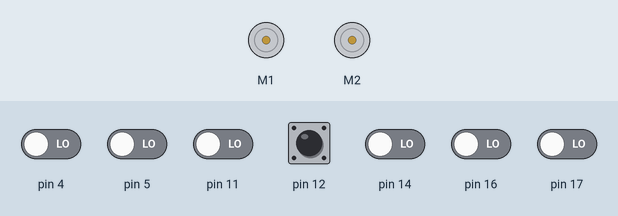
Simulated run of this sketch. Board: Arduino Uno, built with avr-gcc and run on an emulated ATmega328P. On the bench: 2 × DC motor (green arrow = forward, orange = backward, longer = faster). The inputs (shaded band) are chosen by the test bench; at power-on: pin 12 HIGH, pin 4, pin 5, pin 11, pin 14, pin 16, pin 17 LOW.

Above: at 0.8 s.
0.9 s: pin 12 pulled LOW for 0.15 s
4.0 s: pin 4 driven HIGH and pin 5 driven HIGH
At 6.7 s:
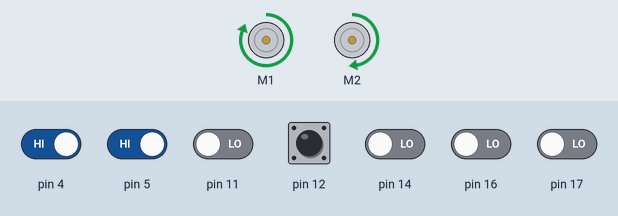
7.0 s: pin 4 driven LOW
10.0 s: pin 4 driven HIGH
At 11.0 s:
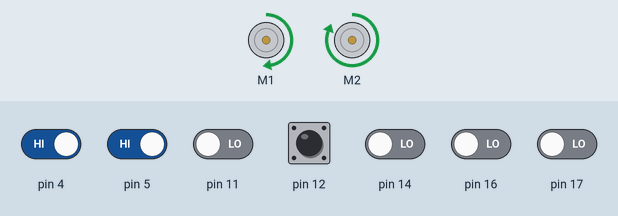
13.0 s: pin 5 driven LOW
At 13.25 s:
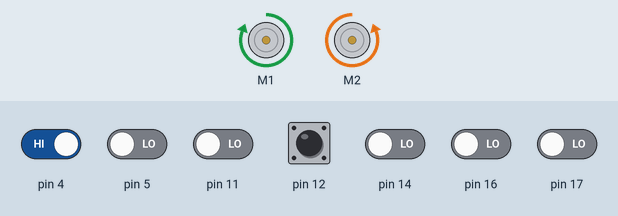
16.0 s: pin 5 driven HIGH
Timing chart, 0 to 20.0 s (numbered marks = the images above; inputs shaded):
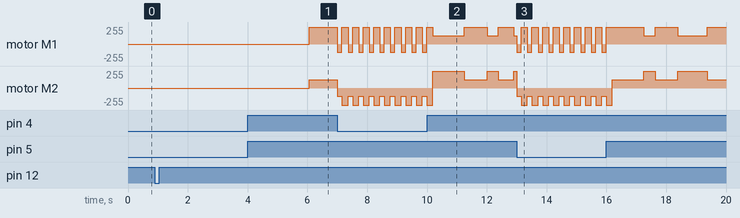

Measured:
- after the input at 0.9 s, every drawn part: stays the same
- after the input at 13.0 s, motor M1: alternates forward 255/255 for 0.20 s and backward 127/255 for 0.15 s, starting at once; motor M2: alternates backward 255/255 for 0.20 s and backward 127/255 for 0.15 s, starting at once

The sketch:

simple_zumo.ino
```cpp
#include <Pushbutton.h>
#include <QTRSensors.h>
#include <ZumoMotors.h>
#include <ZumoReflectanceSensorArray.h>
#include <LinkedList.h>

#define NUM_SENSORS 6
unsigned int sensor_values[NUM_SENSORS];

Pushbutton button(ZUMO_BUTTON);
ZumoMotors motors;
ZumoReflectanceSensorArray sensors;

const char *TEST_STRING = "LINUSJONTE";

struct HalNine;

struct MoveDesc {
  uint32_t (*func)(struct HalNine*);
};

struct HalNine {
  float power;
  float turn;

  uint32_t leftInMove;
  uint32_t lastUpdated;

  LinkedList<MoveDesc> moveQueue;
};

/**** SET TIMEOUT ****/

struct SetTimeoutItem {
  uint32_t pit;
  void (*func)(void *);
  void *userData;
};

LinkedList<SetTimeoutItem> _setTimeoutQueue;

void setTimeout (void (*func)(void *), uint32_t delay, void *userData) {
  SetTimeoutItem theItem;

  theItem.pit = millis() + delay;
  theItem.func = func;
  theItem.userData = userData;

  _setTimeoutQueue.add(theItem);
}

void setTimeout (void (*func)(void *), uint32_t delay) {
  setTimeout(func, delay, NULL);
}

void triggerSetTimeout () {
  int theTime = millis();
  int theSize = _setTimeoutQueue.size();

  for (int i = 0; i < theSize; i++) {
    Serial.println("SET TIMEOUT LOOP");
    SetTimeoutItem theItem = _setTimeoutQueue.get(i);

    if (theItem.pit <= theTime) {
      Serial.println("SET TIMEOUT TRIGGER");
      theItem.func(theItem.userData);
      _setTimeoutQueue.remove(i);
      theSize--;
      i--;
    }
  }
}


uint32_t rnd (uint32_t _max) {
  return (millis() % _max);
}


/**** CONSOLE LOG ****/
void consoleLog(void *userData) {
  char *output = (char *) userData;

  Serial.print("> ");
  Serial.println(output);
}


uint32_t move_turn90left (struct HalNine *robot) {
  robot->power = 1;
  robot->turn = -0.5;

  return 350 + rnd(200);
}

uint32_t move_turn90right (struct HalNine *robot) {
  robot->power = 1;
  robot->turn = 0.5;

  return 350 + rnd(200);
}

uint32_t move_aBitForward (struct HalNine *robot) {
  robot->power = 1;
  robot->turn = 0;

  return 350 + rnd(200);
}

uint32_t move_FullReverse (struct HalNine *robot) {
  robot->power = -1;
  robot->turn = 0;

  return 250;
}

uint32_t move_SpinReverseLeft90 (struct HalNine *robot) {
  robot->power = -1;
  robot->turn = -1;

  return 320;
}

uint32_t move_SpinForwardRight90 (struct HalNine *robot) {
  robot->power = 1;
  robot->turn = 1;

  return 320;
}


// Forward declaration
void HalNine_enqueueMove (struct HalNine *robot, uint32_t (*func)(struct HalNine*));


void doA_SBendLeft (struct HalNine *robot) {
  HalNine_enqueueMove(robot, move_turn90left);
  HalNine_enqueueMove(robot, move_turn90right);
}

void doA_SBendRight (struct HalNine *robot) {
  HalNine_enqueueMove(robot, move_turn90right);
  HalNine_enqueueMove(robot, move_turn90left);
}

void doA_TurnAroundLeft (struct HalNine *robot) {
  HalNine_enqueueMove(robot, move_turn90left);
  HalNine_enqueueMove(robot, move_turn90left);
}

void doA_TurnAroundRight (struct HalNine *robot) {
  HalNine_enqueueMove(robot, move_turn90right);
  HalNine_enqueueMove(robot, move_turn90right);
}

void doA_OneEighty (struct HalNine *robot) {
  HalNine_enqueueMove(robot, move_FullReverse);
  HalNine_enqueueMove(robot, move_SpinReverseLeft90);
  HalNine_enqueueMove(robot, move_SpinForwardRight90);
}


/**** HAL9000 IMPLEMENTATION ****/

void HalNine_doRandom (struct HalNine *robot) {
  uint32_t daMove = (millis() % 4);

  switch (daMove) {
    case 0: doA_SBendLeft(robot); break;
    case 1: doA_SBendRight(robot); break;
    case 2: doA_TurnAroundLeft(robot); break;
    case 3: doA_TurnAroundRight(robot); break;
  }
}

void HalNine_step (struct HalNine *robot) {
  uint32_t now = millis();
  uint32_t delta = now - robot->lastUpdated;

  robot->lastUpdated = now;

  if (robot->leftInMove > delta) {
    robot->leftInMove -= delta;
  } else {
    if (robot->moveQueue.size() == 0) {
      HalNine_doRandom(robot);
    }

    MoveDesc nextMove = robot->moveQueue.shift();
    robot->leftInMove = nextMove.func(robot);
  }

  motors.setSpeeds(
    (1 + robot->turn) * robot->power * 400,
    (1 - robot->turn) * robot->power * 400
  );
}

void HalNine_haltAndCatchFire (struct HalNine *robot) {
  robot->power = 0;
  motors.setSpeeds(0, 0);
}

void HalNine_init (struct HalNine *robot) {

  robot->power = 0;
  robot->turn = 0;
  robot->leftInMove = 0;
  robot->lastUpdated = millis();

}

void HalNine_enqueueMove (struct HalNine *robot, uint32_t (*func)(struct HalNine*)) {
  MoveDesc desc;

  desc.func = func;

  robot->moveQueue.add(desc);
}

void HalNine_abortAndClear (struct HalNine *robot) {
  HalNine_haltAndCatchFire(robot);
  robot->leftInMove = 0;
  robot->moveQueue.clear();
}


/**** ARDUINO GLUE ****/
HalNine globalRobot;

bool edgeDebouncing = false;

void resetDebouncing (void *userData) {
  edgeDebouncing = false;
}

void onEdge () {
//  if (edgeDebouncing) return;
//  edgeDebouncing = true;

  HalNine_abortAndClear(&globalRobot);

  motors.setSpeeds(-200, -200);
  delay(150);
  motors.setSpeeds(400, -400);
  delay(200);
  motors.setSpeeds(0, 0);

  HalNine_doRandom(&globalRobot);

//  doA_OneEighty(&globalRobot);

//  setTimeout(resetDebouncing, 150);
}


void setup() {
  Serial.begin(9600);

  sensors.init();
  motors.setSpeeds(0, 0);

  // Wait for button press
  button.waitForButton();

  // Delay 5 seconds
  delay(5000);

  HalNine_init(&globalRobot);
}

void loop() {
  sensors.read(sensor_values);

  HalNine_step(&globalRobot);
  triggerSetTimeout();

  if (sensor_values[0] < 1200 || sensor_values[5] < 1200) {
    onEdge();
  }
}
```
